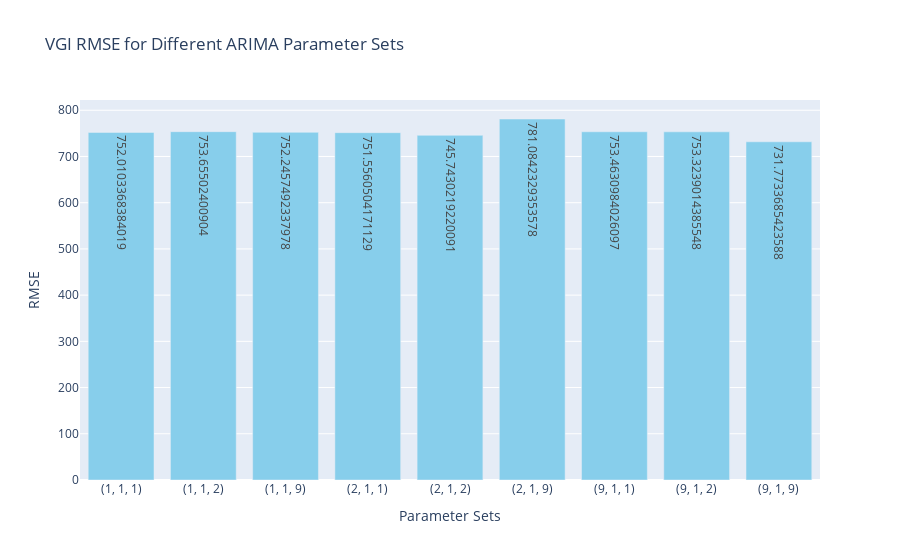

This figure's notebook cell:
### Code cell
# Create a bar plot using plotly.graph_objects
fig = go.Figure()

fig.add_trace(go.Bar(
    # not conver have wire error 
    x=df_model_eval['params'].astype(str),
    y=df_model_eval['rmse'],
    text=df_model_eval['rmse'],
    hoverinfo='text',
    marker=dict(color='skyblue'),
))

# Customize the layout if needed
fig.update_layout(
    title=f'{stock_target} RMSE for Different ARIMA Parameter Sets',
    xaxis=dict(title='Parameter Sets', type='category'),
    yaxis=dict(title='RMSE'),
)

# Show the plot
fig.show()

### Figure 1 — Plotly figure (JSON) as saved in the notebook; plotly's stock layout.template omitted (floating-point values rounded to 4 significant figures)
{"data": [{"hoverinfo": "text", "marker": {"color": "skyblue"}, "text": [752.0, 753.7, 752.2, 751.6, 745.7, 781.1, 753.5, 753.3, 731.8], "type": "bar", "x": ["(1, 1, 1)", "(1, 1, 2)", "(1, 1, 9)", "(2, 1, 1)", "(2, 1, 2)", "(2, 1, 9)", "(9, 1, 1)", "(9, 1, 2)", "(9, 1, 9)"], "y": [752.0, 753.7, 752.2, 751.6, 745.7, 781.1, 753.5, 753.3, 731.8]}], "layout": {"title": {"text": "VGI RMSE for Different ARIMA Parameter Sets"}, "xaxis": {"title": {"text": "Parameter Sets"}, "type": "category"}, "yaxis": {"title": {"text": "RMSE"}}}}
